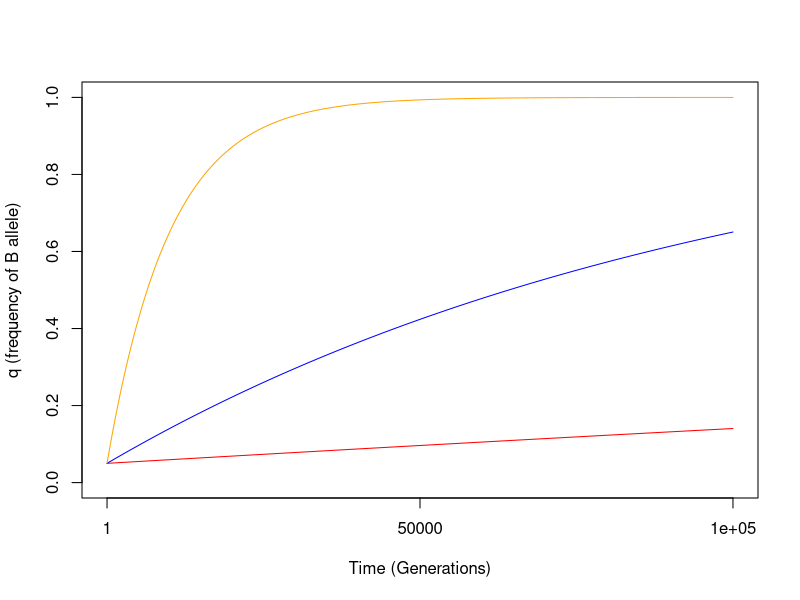
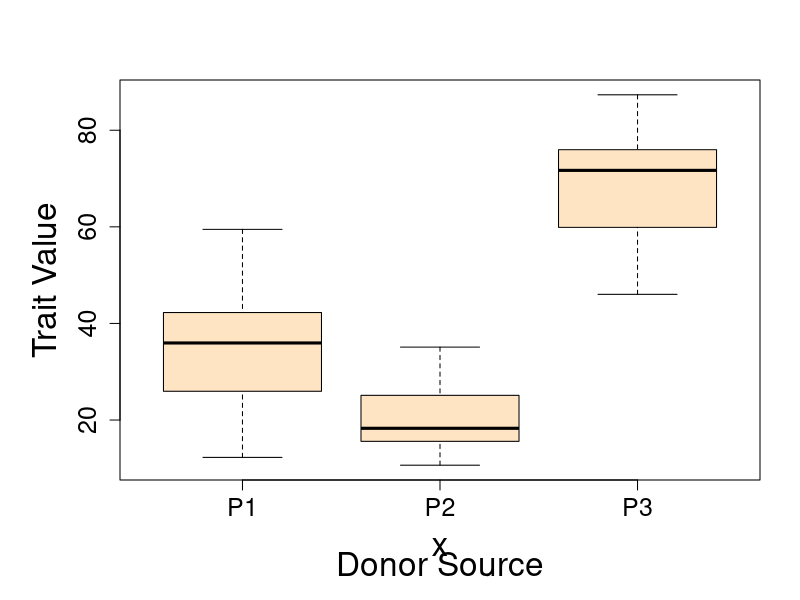
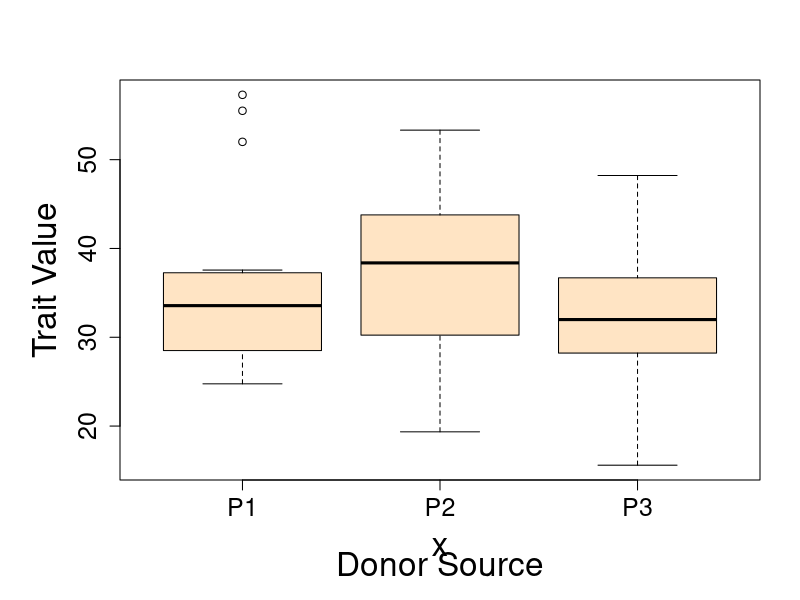
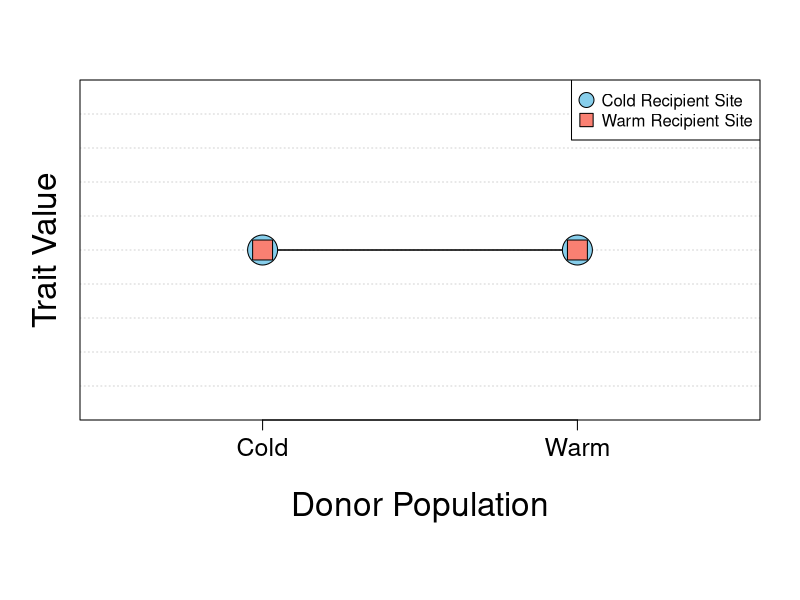
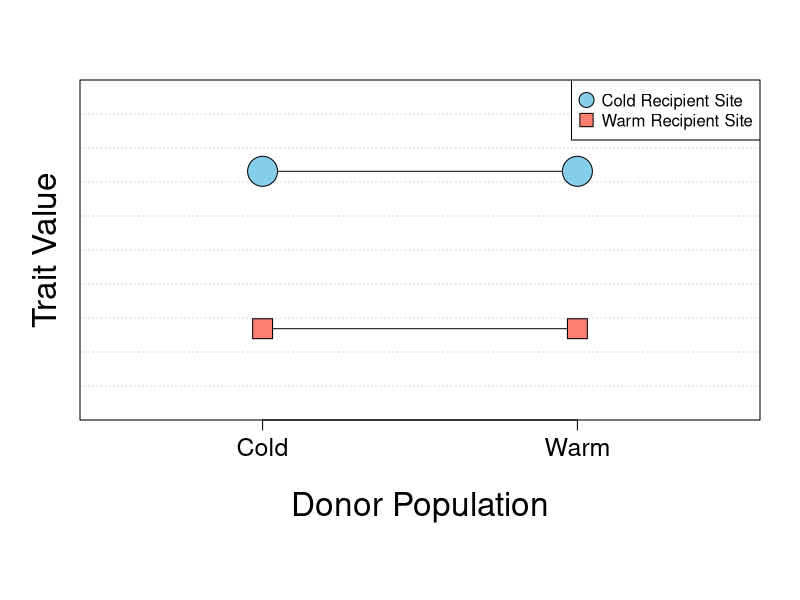
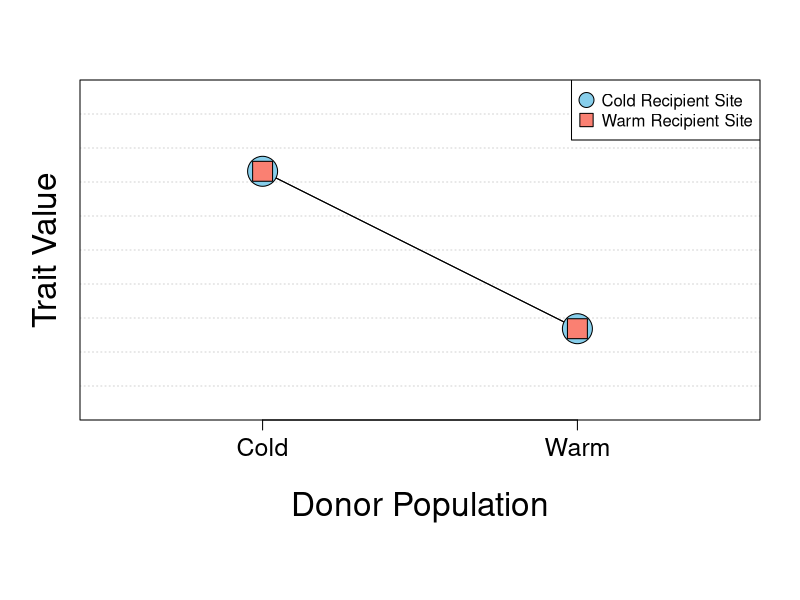
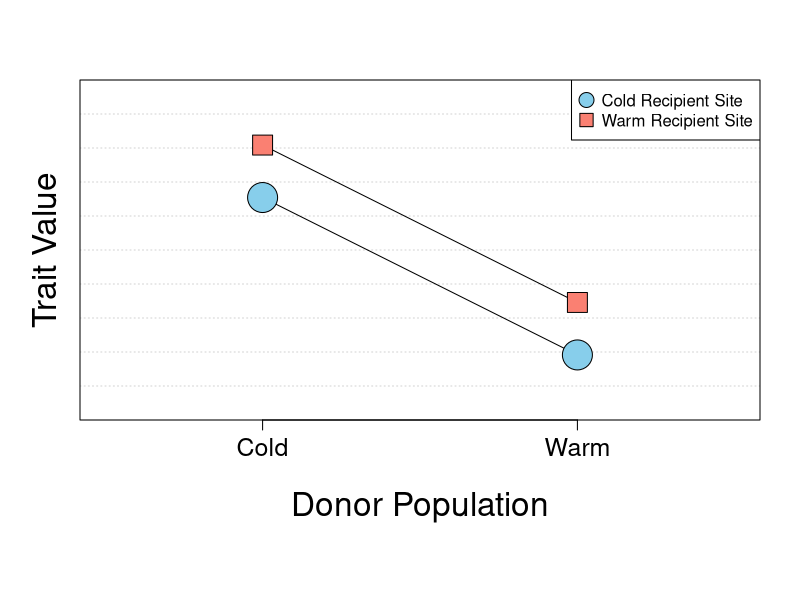
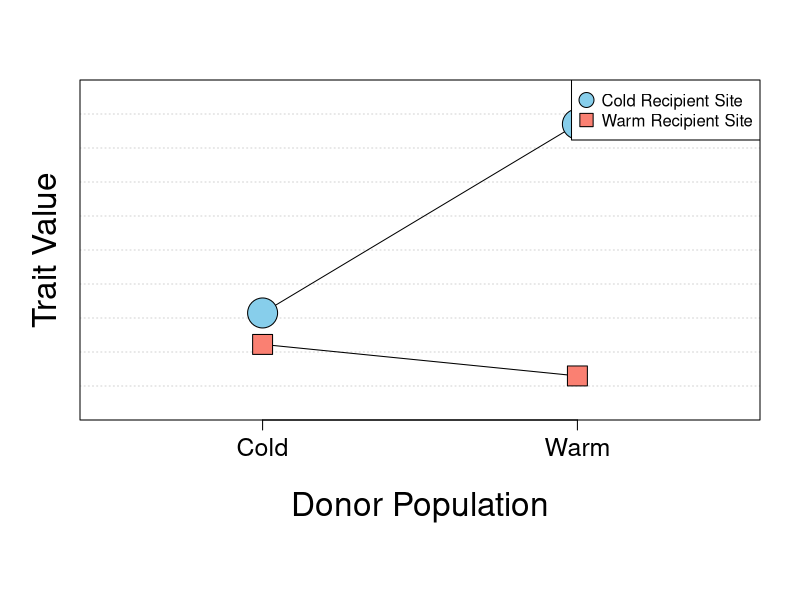

Write R code to recreate these figures, in order.
## ---- chunk 1
rm(list=ls())
p0 <- 0.95
t <- 1:100000

marks <- c(1,50000,100000)
u <- 0.000001
qt <- 1 - p0*exp(-u*t)
qt5 <- 1 - p0*exp(-0.00001*t)
qt4 <- 1 - p0*exp(-0.0001*t)

plot(x=t, y=qt, xlab="Time (Generations)", ylab="q (frequency of B allele)", type="l", col="red", xaxt="n", ylim=c(0,1))
axis(1,at=marks,labels=marks)
points(x=t,y=qt5,type="l",col="blue")
points(x=t,y=qt4,type="l",col="orange")
## ---- chunk 2

# FUNCTION for plotting results of common garden experiments
# 21 November 2015
# NJG

CommonGarden <- function(TraitMeans=c(40,20,70)){
  Pop1 <- rnorm(15,TraitMeans[1],10)
  Pop2 <- rnorm(15,TraitMeans[2],10)
  Pop3 <- rnorm(15,TraitMeans[3],10)
PopData <- c(Pop1,Pop2,Pop3)
Treatment <- rep(c("P1","P2","P3"),each=15)
par(mar=c(6,6,4,2))
BoxPlotDataFrame <- data.frame(x=Treatment,y=PopData)
boxplot(y~x,data=BoxPlotDataFrame,ylab="Trait Value",sub="Donor Source",cex.sub=2,cex.axis=1.5, cex.lab=2,col="bisque")
  }
## ---- chunk 3
CommonGarden(c(40,20,70))
## ---- chunk 4
CommonGarden(c(35,35,35))

## ---- chunk 5
RecipPlot <- function(ydata=c(10,20,30,5)){
  # set margins and set up axis locations
  par(mar=c(9,4,4,2))
  xdata <- c(1,1,2,2)
  
  # set up an empty plot
  plot(x=xdata,y=ydata,xlim=c(0.5,2.5),ylim=c(min(ydata)-5,max(ydata)+5),ann=F,axes=F,type="n")
  grid(nx=0,ny=10)
  # add x axis and labels
  axis(side=1,labels=c("Cold","Warm"),at=c(1,2),tick=T, cex.axis=1.5)
  mtext("Donor Population",side=1,cex=2,line=4)
  mtext("Trait Value",side=2,cex=2, line=1)
  box()
  
  # add lines and points
  lines(c(1,2),ydata[c(1,2)])
  lines(c(1,2),ydata[c(3,4)])
  points(c(1,2),ydata[c(1,2)],cex=4,pch=21,bg="skyblue")
  points(c(1,2),ydata[c(3,4)],cex=3,pch=22,bg="salmon")
  
  # add legend
  legend("topright",legend=c("Cold Recipient Site","Warm Recipient Site"),pch=c(21,22),pt.cex=2,pt.bg=c("skyblue","salmon"))
  
}
RecipPlot(c(10,10,10,10))
## ---- chunk 6
RecipPlot(c(20,20,10,10))
## ---- chunk 7
RecipPlot(c(20,10,20,10))
## ---- chunk 8
RecipPlot(c(20,5,25,10))
## ---- chunk 9
RecipPlot(c(20,50,15,10))
## ---- chunk 10
# FUNCTION to calculate observed allele frequencies or a single gene with 2 alleles  
# NJG
# 21 November 2015

AlleleFreq_2A <- function(x=c(AA=100, AB=50, BB=50)) {
  
  # Pull out counts of individual genotypes
  AA <- x[1]
  AB <- x[2]
  BB <- x[3]
  # Create a vector and divide by the sum; works for frequencies or raw counts as input
  Gen_Freq <- c(AA,AB,BB)/sum(AA + AB + BB)
  
  # Print genotype frequencies
  cat("Observed genotypic frequencies:", "\n","freq(AA) = ", Gen_Freq[1], "\n", "freq(AB) = ", Gen_Freq[2], "\n", "freq(BB) = ", Gen_Freq[3],"\n")
  cat("\n")
  
  # Create vector for allele frequencies
  Allele_Freq <- vector("numeric",2)
  
  # Use genotypes to calculate allele frequencies
  Allele_Freq[1] <- Gen_Freq[1] + 0.5*Gen_Freq[2]
  Allele_Freq[2] <- Gen_Freq[3] + 0.5*Gen_Freq[2]
  
  # Print allelic frequencies
  cat("Observed allelic frequencies:", "\n", "freq(A) = ", Allele_Freq[1], "\n", "freq(B) = ", Allele_Freq[2], "\n")
  cat("\n")
  # Return the output vector
  return(Allele_Freq)
}
## ---- chunk 11
# FUNCTION to calculate observed allele frequencies or a single gene with 3 alleles  
# NJG
# 21 November 2015

AlleleFreq_3A <- function(x=c(JJ=100, JK=50, JL=50, KL=50, KK=50, LL=50)) {
  
  # Convert input vector to individual genotypes
  JJ <- x[1]
  JK <- x[2]
  JL <- x[3]
  KL <- x[4]
  KK <- x[5]
  LL <- x[6]
  # Create a vector and divide by the sum; works for frequencies or raw counts as input
  Gen_Freq <- c(JJ, JK, JL, KL, KK, LL)/sum(JJ, JK, JL, KL, KK, LL)
  
  # Print genotype frequencies
  cat("Observed genotypic frequencies:", "\n","freq(JJ) = ", Gen_Freq[1], "\n", "freq(JK) = ", Gen_Freq[2], "\n", "freq(JL) = ", Gen_Freq[3],"\n", "freq(KL) = ", Gen_Freq[4], "\n", "freq(KK) = ", Gen_Freq[5], "\n", "freq(LL) = ", Gen_Freq[6],"\n")
  cat("\n")
  
  # Create vector for allele frequencies
  Allele_Freq <- vector("numeric",3)
  
  # Use genotypes to calculate allele frequencies
  Allele_Freq[1] <- Gen_Freq[1] + 0.5*Gen_Freq[2] + 0.5*Gen_Freq[3]
  Allele_Freq[2] <- Gen_Freq[5] + 0.5*Gen_Freq[2] + 0.5*Gen_Freq[4]
  Allele_Freq[3] <- Gen_Freq[6] + 0.5*Gen_Freq[3] + 0.5*Gen_Freq[4]
  
  # Print allelic frequencies
 cat("Observed allelic frequencies:", "\n", "freq(J) = ", Allele_Freq[1], "\n", "freq(K) = ", Allele_Freq[2], "\n", "freq(L) = ", Allele_Freq[3], "\n")
  cat("\n")
 
  # Return the output vector
  return(Allele_Freq)
}
## ---- chunk 12
# FUNCTION to calculate Hardy-Weinberg genotypic frequency for a single gene with 2 alleles  
# NJG
# 21 November 2015

HardyWeinberg_2A <- function(x=c(p=0.7, q=0.3)){
  
  # Convert input vector to individual frequencies
  p <- x[1]
  q <- x[2]
# Create a vector for genotypic frequencies
Genotype_Freq <-vector("numeric",3)  

# Use Hardy-Weinberg equation to calculate genotypic frequencies from allelic frequencies
Genotype_Freq[1] <- p^2
Genotype_Freq[2] <- 2*p*q
Genotype_Freq[3] <- q^2

# Print allelic frequencies
cat("Observed allelic frequencies:", "\n", "f(A) = ", p, "\n", "f(B) = ", q, "\n")
cat("\n")

# Print expected Hardy-Weinberg genotypic frequencies
cat("Expected Hardy-Weinberg genotypic frequencies:", "\n", "H-W f(AA) = ", Genotype_Freq[1], "\n", "H-W f(AB) = ", Genotype_Freq[2], "\n", "H-W f(BB) = ", Genotype_Freq[3], "\n")
  cat("\n")

  # Return the output vector
  return(Genotype_Freq)
}
## ---- chunk 13
# FUNCTION to calculate Hardy-Weinberg genotypic frequency for a single gene with 3 alleles  
# NJG
# 21 November 2015

HardyWeinberg_3A <- function(x=c(p=0.7, q=0.2, r=0.1)){
  
  # Convert input vector into individual allelic frequencies
  p <- x[1]
  q <- x[2]
  r <- x[3]
# Create a vector for genotypic frequencies
Genotype_Freq <-vector("numeric",6)  

# Use Hardy-Weinberg equation to calculate genotypic frequencies from allelic frequencies
Genotype_Freq[1] <- p^2
Genotype_Freq[2] <- 2*p*q
Genotype_Freq[3] <- 2*p*r
Genotype_Freq[4] <- 2*q*r
Genotype_Freq[5] <- q^2
Genotype_Freq[6] <- r^2

# Print allelic frequencies
cat("Observed allelic frequencies:", "\n", "f(J) = ", p, "\n", "f(K) = ", q, "\n","f(L) = ", r, "\n")
cat("\n")

#i Print expected Hardy-Weinberg genotypic frequencies
cat("Expected Hardy-Weinberg genotypic frequencies:", "\n", "H-W f(JJ) = ", Genotype_Freq[1], "\n", "H-W f(JK) = ", Genotype_Freq[2], "\n", "H-W f(JL) = ", Genotype_Freq[3], "\n",  "H-W f(KL) = ", Genotype_Freq[4], "\n", "H-W f(KK) = ", Genotype_Freq[5], "\n", "H-W f(LL) = ", Genotype_Freq[6], "\n")
  cat("\n")

  # Return the output vector
  return(Genotype_Freq)
}
## ---- chunk 14
AlleleFreq_2A(x=c(AA=75, AB=20, BB=100))
## ---- chunk 15
HardyWeinberg_2A(x=c(p=0.4358974, q=0.5641026))
## ---- chunk 16
AlleleFreq_3A(x=c(JJ=10,JK=11,JL=0,KL=9,KK=2,LL=22))
## ---- chunk 17
HardyWeinberg_3A(x=c(p=0.287037, q=0.2222222, r=0.4907407))
## ---- chunk 18
# Chaining functions together to get allelic frquencies and Hardy-Weinberg expected genotypic frequencies:

HardyWeinberg_2A(AlleleFreq_2A(x=c(AA=75, AB=20, BB=100)))

HardyWeinberg_3A(AlleleFreq_3A(x=c(JJ=10,JK=11,JL=0,KL=9,KK=2,LL=22)))
## ---- chunk 19
# FUNCTION to calculate the increase in the frequency of a mutant allele through time
# NJG
# 21 November 2015

Mutation <- function(qo=0.5,u=0.000001,t=1:10) { 
  qt =  1 - (1 - qo)*exp(-u*t)
return(qt)
}
## ---- chunk 20
Mutation(qo=0.5)

## ---- chunk 21
# FUNCTION to calculate the change in allele frequency from migration
# NJG
# 21 November 2015

Migration <- function(p0=0.5, pm=0.9, m=0.1, t=1:10){
  pt <- (1 - m)^t * (p0 - pm) + pm
  return(pt)
}

## ---- chunk 22
Migration(p0=0.1)
## ---- chunk 23
# FUNCTION to calculate the change in allele frequency from inbreeding
# NJG
# 21 November 2015

Inbreeding <- function(p=0.3, F = 0.5){
  genotypes <- vector("numeric",3)
  q <- 1 - p
  genotypes[1] <- p^2*(1 - F) + p*F
  genotypes[2] <- 2*p*q*(1- F)
  genotypes[3] <- q^2*(1 - F) + q*F
  
  return(genotypes)
}

## ---- chunk 24
Inbreeding()

## ---- chunk 25
# FUNCTION to calculate effective population size with a bottleneck
# NJG
# 21 November 2015

Bottleneck <- function(N=1:5){
  Ne <- 1/((1/length(N))*(sum(1/N)))
  return(Ne)
}

## ---- chunk 26
Bottleneck()

## ---- chunk 27
# FUNCTION to calculate effective population size with a skewed sex ratio
# NJG
# 21 November 2015

SexRatio <- function(m=10, f=12){ 
  Ne <- (4*m*f)/(m + f)
  return(Ne)
}
## ---- chunk 28
SexRatio()

## ---- chunk 29
# FUNCTION to calculate effective population size with limited dispersal
# NJG
# 21 November 2015

NatalDispersal <- function(d=10, x=1){
  Ne <- 4*pi*d*x
  return(Ne)
}

## ---- chunk 30
NatalDispersal()

## ---- chunk 31
# FUNCTION to calculate probability of at least one occurrence with individual probability p and number of trials n
# NJG
# 21 November 2015

CompoundProb <- function(p=0.01, n=52){
  Prob <- 1 - (1 - p)^n
  return(Prob)
}
## ---- chunk 32
CompoundProb()
## ---- chunk 33
# FUNCTION to Calculate and Print 7 steps of Natural Selection Equations
# NJG
# 21 November 2015

SevenSteps <- function(gen=c(50,50,100), w=c(0.4, 0.35, 0.2)){
  
# Step 1: Given Initial Genotype Counts AND Relative Fitness
  w <- w/max(w)
cat("Step 1: Given Initial Genotype Counts AND Relative Fitness","\n")
  cat(" #(AA) = ",gen[1], " #(AB) = ",gen[2]," #(BB) = ",gen[3],"\n")
  cat(" w1 = ",w[1], " w2 = ",w[2]," w3 = ",w[3],"\n")
  cat("\n")
  
# Step 2: Calculate Initial Genotype And Allelic Frequencies (p0, q0)
  gen <- gen/sum(gen)
cat("Step 2: Calculate Initial Genotype And Allelic Frequencies (p0, q0)", "\n")
  cat(" f(AA) = ",gen[1], " f(AB) = ",gen[2]," f(BB) = ",gen[3],"\n")
  p0 = gen[1] + 0.5*gen[2]
  q0 = gen[3] + 0.5*gen[2]
  cat(" f(A) =  ",p0, " f(B)  = ",q0,"\n")
  cat("\n")
  
# Step 3: Calculate Genotype Frequencies AFTER Random Mating
gen[1] <- p0^2
gen[2] <- 2*p0*q0
gen[3] <- q0^2

cat("Step 3: Calculate Genotype Frequencies AFTER Random Mating", "\n")
cat(" f(AA) = ",gen[1], " f(AB) = ",gen[2]," f(BB) = ",gen[3],"\n")
cat("\n")
  
# Step 4: Calculate Genotype Frequencies AFTER Selection

gen <- gen*w

wbar <- sum(gen)

cat("Step 4: Calculate Genotype Frequencies AFTER Selection", "\n")
cat(" f(AA) = ",gen[1], " f(AB) = ",gen[2]," f(BB) = ",gen[3],"\n")
cat("Mean fitness = ", wbar, "\n")
cat("\n")
  
# Step 5: Normalize Genotype Frequencies
gen <- gen/wbar
cat("Step 5: Normalize Genotype Frequencies", "\n")
cat(" f(AA) = ",gen[1], " f(AB) = ",gen[2]," f(BB) = ",gen[3],"\n")
cat("\n")

# Step 6: Calculate New Allelic Frequencies
  p1 = gen[1] + 0.5*gen[2]
  q1 = gen[3] + 0.5*gen[2]
cat("Step 6: Calculate New Allelic Frequencies", "\n")
  cat(" f(A) =  ",p1, " f(B)  = ",q1,"\n")
  cat("\n")
  
# Step 7: Calculate New Genotype Frequencies AFTER Random Mating
gen[1] <- p1^2
gen[2] <- 2*p1*q1
gen[3] <- q1^2

cat("Step 7: Calculate New Genotype Frequencies AFTER Random Mating", "\n")
cat(" f(AA) = ",gen[1], " f(AB) = ",gen[2]," f(BB) = ",gen[3],"\n")
cat("\n")

}
## ---- chunk 34
SevenSteps()
## ---- chunk 35
# FUNCTION Fisher engine to calculate changes in allelic frequency with selection in each generation
# NJG
# 21 November 2015
FisherEngine <- function(t=20,p0=0.1,w=c(1,1,0.5)){
  
# Create vectors for storing pi, wbar, and the 3 genotypes
  pvec <- vector(mode="numeric", length=(t + 1))
  wbar <- vector(mode="numeric", length=(t))
  gen <- vector(mode="numeric", length=3)
  
# Loop through the selection random mating calculations
  pvec[1] <- p0
  for (i in 2:(t + 1)){
    gen[1] <- pvec[i-1]^2*w[1]
    gen[2] <- 2*(1 - pvec[i - 1])*pvec[i - 1]*w[2]
    gen[3] <- (1 - pvec[i - 1])^2*w[3]
    
    wbar[i-1] <- sum(gen)
    gen <- gen/wbar[i-1]
    pvec[i] <- gen[1] + 0.5*gen[2]
  }
  # Graph p and wbar as a function of time
  par(mfrow=c(1,2))
  plot(x=1:(t+1),y=pvec,xlab="Generation",ylab="p",type="l", ylim=c(0,1),las=1)
  grid()
  plot(x=1:(t),y=wbar,xlab="Generation",ylab="Mean Fitness",type="l", ylim=c(0,1), las=1)
  grid()
  return(list(pvec,wbar))
  
}
## ---- chunk 36
FisherEngine()
## ---- chunk 37
# FUNCTION For Calculating Heritability From A Selective Breeding Experiment
# 22 November
# NJG

Heritability <- function(x=10,y=20,z=11){
  SelectionDifferential <- y - x
  cat("Selection Differential = ",SelectionDifferential,"\n")
  cat("\n")
  
  ResponseToSelection <- z - x
  cat("Response To Selection = ",ResponseToSelection, "\n")
  cat("\n")
  
  h2 <- ResponseToSelection/SelectionDifferential
  cat("Heritability = ",h2, "\n")
  cat("\n")
}
## ---- chunk 38
Heritability()
## ---- chunk 39

# FUNCTION for plotting results of common garden experiments
# 21 November 2015
# NJG

CommonGarden <- function(TraitMeans=c(40,20,70)){
  Pop1 <- rnorm(15,TraitMeans[1],10)
  Pop2 <- rnorm(15,TraitMeans[2],10)
  Pop3 <- rnorm(15,TraitMeans[3],10)
PopData <- c(Pop1,Pop2,Pop3)
Treatment <- rep(c("P1","P2","P3"),each=15)
par(mar=c(6,6,4,2))
BoxPlotDataFrame <- data.frame(x=Treatment,y=PopData)
boxplot(y~x,data=BoxPlotDataFrame,ylab="Trait Value",sub="Donor Source",cex.sub=2,cex.axis=1.5, cex.lab=2,col="bisque")
  }
## ---- chunk 40
CommonGarden()
## ---- chunk 41
# FUNCTION RecipPlot generates a plot of reciprocal transplant data
# NJG
# 21 November 2015
# The user specifies the mean trait values for each of the 4 treatments
# NJG
# 21 November 2015

RecipPlot <- function(ydata=c(10,20,30,5)){
  # set margins and set up axis locations
  par(mar=c(9,4,4,2))
  xdata <- c(1,1,2,2)
  
  # set up an empty plot
  plot(x=xdata,y=ydata,xlim=c(0.5,2.5),ylim=c(min(ydata)-5,max(ydata)+5),ann=F,axes=F,type="n")
  grid(nx=0,ny=10)
  # add x axis and labels
  axis(side=1,labels=c("Cold","Warm"),at=c(1,2),tick=T, cex.axis=1.5)
  mtext("Donor Population",side=1,cex=2,line=4)
  mtext("Trait Value",side=2,cex=2, line=1)
  box()
  
  # add lines and points
  lines(c(1,2),ydata[c(1,2)])
  lines(c(1,2),ydata[c(3,4)])
  points(c(1,2),ydata[c(1,2)],cex=4,pch=21,bg="skyblue")
  points(c(1,2),ydata[c(3,4)],cex=3,pch=22,bg="salmon")
  
  # add legend
  legend("topright",legend=c("Cold Recipient Site","Warm Recipient Site"),pch=c(21,22),pt.cex=2,pt.bg=c("skyblue","salmon"))
  
}
RecipPlot()

